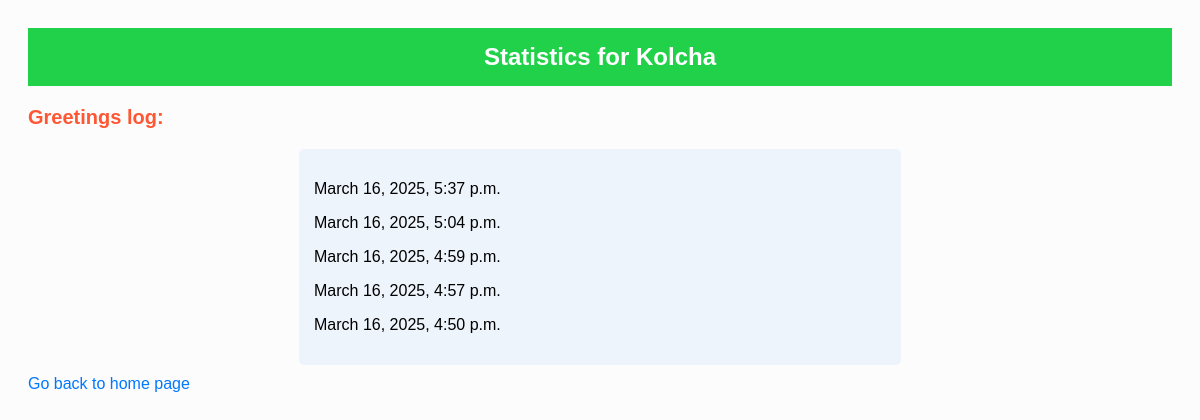
The app's page /stats/Kolcha/, older data.
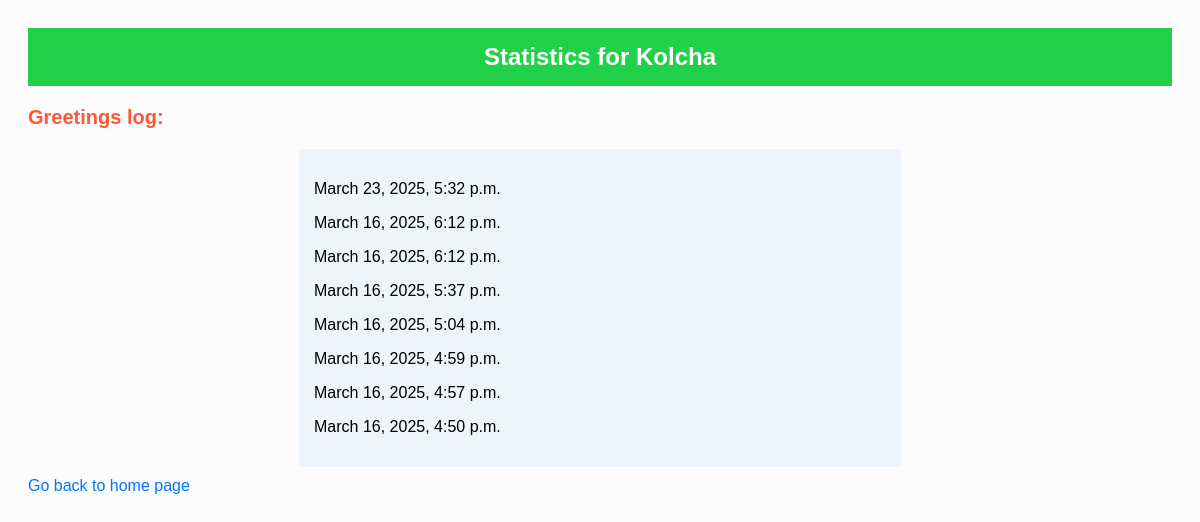
The same page, newer data.
### myapp/models.py (models this page shows, shortened)
class Message(models.Model):
    name = models.CharField(max_length=200)
    timestamp = models.DateTimeField(auto_now_add=True)

### myapp/views.py (the view)
# urls.py: path('stats/<str:name>/', views.stats_name, name='stats_name'),
def stats_name(request, name):
    greetings = Message.objects.filter(name=name).order_by("-timestamp")
    return render(request, "stats_name.html", {"name": name, "greetings": greetings})

### myapp/templates/stats_name.html (shortened to what this page needs)
<!DOCTYPE html>
<html lang="en">
<head>
</head>
<body>
    <div class="header">Statistics for {{ name }}</div>
    <div class="content">
        <p class="log-title">Greetings log:</p>
        <div class="log-container">
            {% for greeting in greetings %}
                <p>{{ greeting.timestamp }}</p>
            {% empty %}
                <p>No greetings found for {{ name }}.</p>
            {% endfor %}
        </div>
        <a href="/">Go back to home page</a>
    </div>
</body>
</html>

### myapp/templates/stats_name.html (style rules this page uses)
body { background-color: #fcfcfc; font-family: Arial, sans-serif; padding: 20px; }
.header { background-color: #20d149; color: white; padding: 15px; font-size: 24px; font-weight: bold; text-align: center; }
.content { margin-top: 20px; text-align: left; }
.log-title { color: #ff5733; font-weight: bold; font-size: 20px; }
.log-container { background-color: #eef4fc; padding: 15px; border-radius: 5px; width: 50%; margin: 0 auto; text-align: left; }
a { display: block; margin-top: 10px; color: rgb(0, 119, 255); text-decoration: none; text-align: left; }

Row changes from the older to the newer data that the page shows:
added Message: timestamp "March 23, 2025, 5:32 p.m."
added Message: timestamp "March 16, 2025, 6:12 p.m."
added Message: timestamp "March 16, 2025, 6:12 p.m."
